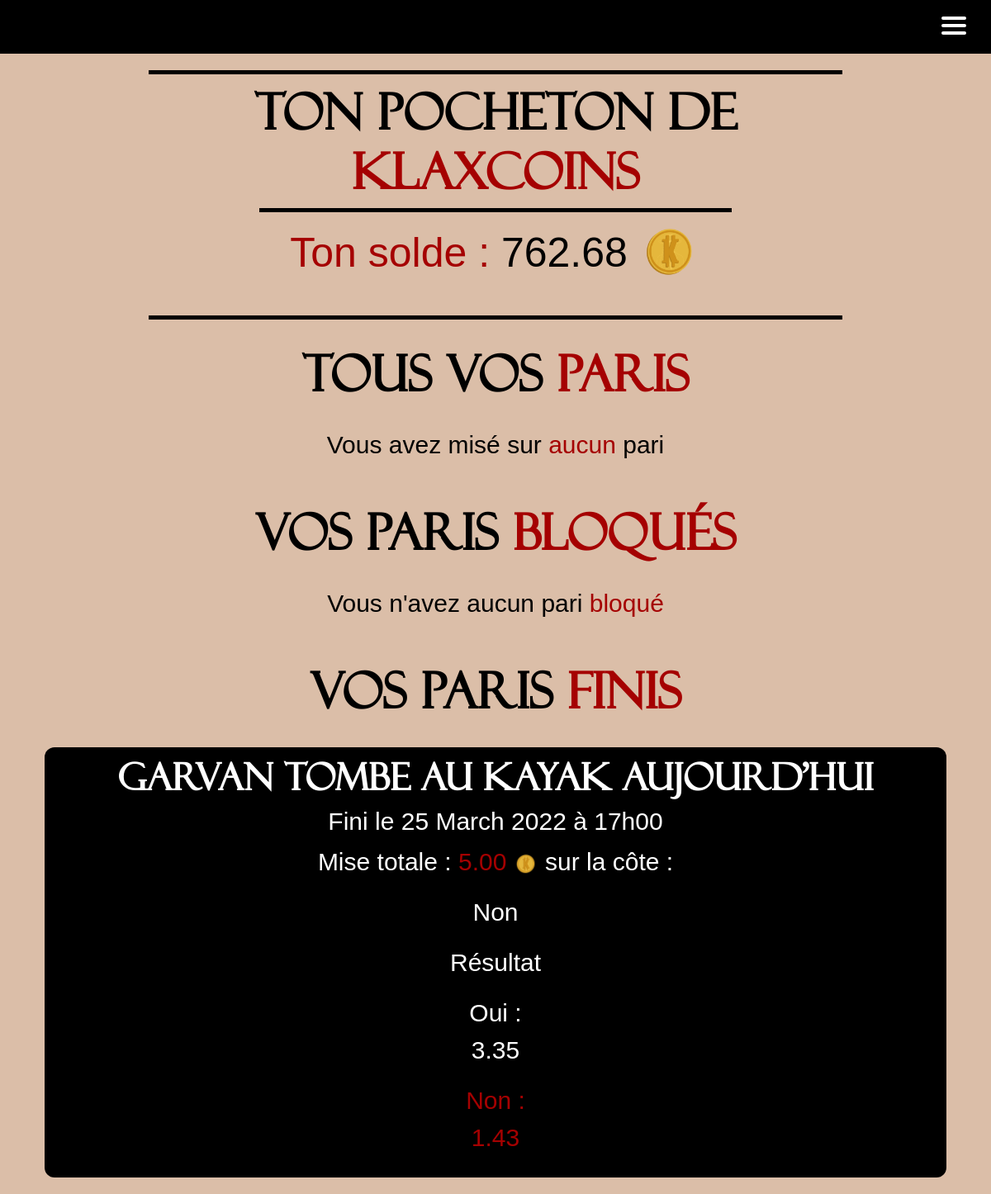
The app's page /home_betKlax/myBets/ (signed in) with its own data.
### main_app/models.py (models this page shows)
class User(AbstractUser):
    id = models.AutoField(primary_key=True, unique=True)
    first_name = models.CharField(max_length=30)
    last_name = models.CharField(max_length=30)
    username = models.CharField(max_length=20, unique=True)
    email = models.EmailField(unique=True, default="@enssat.fr")
    SECTOR = (
        ('INFO', 'Informatique'),
        ('PHOT', 'Photonique'),
        ('SNUM', 'Systèmes numériques'),
        ('IMR', 'IMR')
    )
    sector = models.CharField(max_length=4, choices=SECTOR, blank=True, help_text='Donne moi ta filière bro')
    created = models.DateTimeField(auto_now_add=True)
    updated = models.DateTimeField(auto_now=True)
    klax_coins = models.DecimalField(max_digits=12, decimal_places=2, default=100.00)
    activate = models.BooleanField(default=False)
    from_list = models.BooleanField(default=False)
    USERNAME_FIELD = 'email'
    REQUIRED_FIELDS = ['username']

class StoreBets(models.Model):
    bet_id = models.ForeignKey('Bets', on_delete=models.CASCADE)
    user_id = models.ForeignKey('User', on_delete=models.CASCADE)
    RESULT = (
        ('W', 'Win'),
        ('L', 'Lose')
    )
    result = models.CharField(max_length=1, choices=RESULT, blank=True, help_text='Which result for the bet')
    gains = models.DecimalField(max_digits=12, decimal_places=2, default=1.00)
    created = models.DateTimeField(auto_now_add=True)
    bet_rate = models.DecimalField(max_digits=4, decimal_places=2, default=1.00)
    blocked_bet = models.BooleanField(default=False)
    closed_bet = models.BooleanField(default=False)
    final_result = models.CharField(max_length=1, choices=RESULT, blank=False)

class Bets(models.Model):
    id = models.AutoField(primary_key=True, unique=True)
    bet_name = models.CharField(max_length=256, unique=True)
    win_rate = models.DecimalField(max_digits=4, decimal_places=2, default=2.00)
    win_vote = models.IntegerField(default=0)
    win_gains = models.DecimalField(max_digits=12, decimal_places=2, default=1.00)
    win_name = models.CharField(max_length=128, null=False, default="Oui")
    lose_rate = models.DecimalField(max_digits=4, decimal_places=2, default=2.00)
    lose_vote = models.IntegerField(default=0)
    lose_gains = models.DecimalField(max_digits=12, decimal_places=2, default=1.00)
    lose_name = models.CharField(max_length=128, null=False, default="Non")
    created = models.DateTimeField(auto_now_add=True)
    ended = models.DateTimeField(help_text='YYYY-MM-DD HH:MM:SS')
    visible = models.BooleanField(default=False)
    closed_bet = models.BooleanField(default=False)
    RESULT = (
        ('W', 'Win'),
        ('L', 'Lose')
    )
    result = models.CharField(max_length=1, choices=RESULT, blank=False)

### main_app/views.py (the view)
# urls.py: path("home_betKlax/myBets/", views.myBets, name="myBets"),
def myBets(request):
    try:
        finalizedBets = StoreBets.objects.filter(user_id_id=request.user.id, blocked_bet=True, closed_bet=False)
    except User.DoesNotExist:
        finalizedBets = None
    try:
        mybets = StoreBets.objects.filter(user_id_id=request.user.id, blocked_bet=False, closed_bet=False)
    except StoreBets.DoesNotExist:
        mybets = None
    try:
        user = User.objects.get(pk=request.user.id)
    except User.DoesNotExist:
        user = None
    try:
        myEndedBets = StoreBets.objects.filter(user_id_id=request.user.id, blocked_bet=True, closed_bet=True)
    except StoreBets.DoesNotExist:
        myEndedBets = None
    if user is not None:
        return render(request, 'bets/myBetKlax.html',
                      {'mybets': mybets, 'finalizedBets': finalizedBets, 'user': user, 'myEndedBets': myEndedBets})

### templates/bets/myBetKlax.html (shortened to what this page needs)
{% extends 'main.html' %}
{% block content %}
{% load static %}
{% load bootstrap5 %}
{% bootstrap_css %}
{% include 'nav.html' %}
{% if user %}
    <div class="container-fluid" id="wallet">
        <h1>Ton pocheton de <span>Klaxcoins</span></h1>
          {% if user.klax_coins > 0 %}
              <div>
                  <p><span>Ton solde : </span>{{ user.klax_coins }} <img class="img-fluid" height="75" width="75" src="{% static 'klax_or.png' %}" alt=""/></p>
              </div>
          {% else %}
              <div>
                <p><span>Time to soudoyer</span> car là tu n'as aucun <span id="yellow-span">klaxcoin</span> à parier (tema la bete de phrase)</p>
              </div>
          {% endif %}
    </div>
    <div class="container" id="betklax-pages">
        <h1 style="text-align: center; margin-top:20px">Tous vos <span>paris</span></h1><br>
        {% if mybets %}
            {%  for bet in mybets %}
                <div class="div-du-bet">
                    <h3>{{ bet.bet_id.bet_name }}</h3>
                    <h5>Fini le {{bet.bet_id.ended | date:"d"}} {{bet.bet_id.ended  | date:"F"}} {{bet.bet_id.ended  | date:"o"}} à {{bet.bet_id.ended | date:"H"}}h{{bet.bet_id.ended | date:"i"}}</h5>
                    <p>Mise totale : <span>{{ bet.gains }}</span> <img class="img-fluid" height="30" width="30" src="{% static 'klax_or.png' %}" alt=""/></p>
                    {% if bet.result == 'W' %}
                            <p>Sur la côte {{ bet.bet_id.win_name }} : <br> <span>{{ bet.bet_id.win_rate }}</span> </p>
                    {% else %}
                            <p>Sur la côte {{ bet.bet_id.lose_name }} : <br>    <span>{{ bet.bet_id.lose_rate }}</span> </p>
                    {% endif %}
                    <label for="mise"></label><input style="font-size: 20px; font-family: 'samuel', sans-serif;" placeholder="15" type="number" id="mise{{ bet.bet_id.id }}">
                    <br>
                    <a class="btn btn--main" id="btn-href-{{ bet.bet_id.id }}" href="{% url "addGains" id_bet=bet.bet_id.id gains=0 %}" onclick="addGains(this.id)" style="font-size: 25px; font-family: 'samuel', sans-serif; color:black; background-color: yellow; margin-bottom:10px; margin-top: 5px">
                        Ajouter des Klaxcoins sur le pari
                    </a>
                    <br>
                    {% if bet.result == 'W' %}
                        <a class="btn btn--main" style="font-size: 25px; font-family: 'samuel', sans-serif; background-color:rgb(165, 1, 1); color:white" href="{% url "finalizeBet" id_bet=bet.bet_id.id %}" id="finalizeBet{{ bet.bet_id.id }}">
                            Bloquer la cote à {{ bet.bet_id.win_rate }}
                        </a>
                    {% else %}
                        <a class="btn btn--main" style="font-size: 25px; font-family: 'samuel', sans-serif; background-color:rgb(165, 1, 1); color:white" href="{% url "finalizeBet" id_bet=bet.bet_id.id %}" id="finalizeBet{{ bet.bet_id.id }}">
                            Bloquer la cote à {{ bet.bet_id.lose_rate }}
                        </a>
                    {% endif %}
                </div>
            {% endfor %}
        {% else %}
            <h5 style="text-align: center;">Vous avez misé sur <span>aucun</span> pari</h5>
        {% endif %}
        <br>
        <h1 style="text-align: center; margin-top:20px"> Vos paris <span>bloqués</span> </h1> <br>
        <div class="container">
            {% if finalizedBets %}
                {% for bet in finalizedBets %}
                    <div class="div-du-bet">
                        <h3>{{ bet.bet_id.bet_name }}</h3>
                        <h5>Fini le {{bet.bet_id.ended | date:"d"}} {{bet.bet_id.ended  | date:"F"}} {{bet.bet_id.ended  | date:"o"}} à {{bet.bet_id.ended | date:"H"}}h{{bet.bet_id.ended | date:"i"}}</h5>
                        <p>Mise totale : <span>{{ bet.gains }} </span> <img class="img-fluid" height="30" width="30" src="{% static 'klax_or.png' %}" alt=""/></p>
                        {% if bet.result == 'W' %}
                                <p>Sur la côte {{ bet.bet_id.win_name }} : <br> <span>{{ bet.bet_rate }}</span> </p>
                        {% else %}
                                <p>Sur la côte {{ bet.bet_id.lose_name }} : <br> <span>{{ bet.bet_rate }}</span> </p>
                        {% endif %}
                    </div>
                {% endfor %}
            {% else %}
                <h5 style="text-align: center;">Vous n'avez aucun pari <span>bloqué</span></h5>
            {% endif %}
        </div>
        <br>
        <h1 style="text-align: center; margin-top:20px"> Vos paris <span>finis</span> </h1> <br>
        <div class="container">
            {% if myEndedBets %}
                {% for bet in myEndedBets %}
                    <div class="div-du-bet">
                        <h3>{{ bet.bet_id.bet_name }}</h3>
                        <h5>Fini le {{bet.bet_id.ended | date:"d"}} {{bet.bet_id.ended  | date:"F"}} {{bet.bet_id.ended  | date:"o"}} à {{bet.bet_id.ended | date:"H"}}h{{bet.bet_id.ended | date:"i"}}</h5>
                        <p>Mise totale : <span>{{ bet.gains }} </span> <img class="img-fluid" height="30" width="30" src="{% static 'klax_or.png' %}" alt=""/> sur la côte :</p>
                        {% if bet.result == 'W' %}
                            <p>{{ bet.bet_id.win_name }}</p>
                        {% else %}
                            <p>{{ bet.bet_id.lose_name }}</p>
                        {% endif %}
                        {% if not bet.final_result %}
                            <p>En attente des résultats</p>
                            {% if bet.result == 'W' %}
                                <p>Sur la côte {{ bet.bet_id.win_name }} : <br> <span>{{ bet.bet_rate }}</span> </p>
                            {% else %}
                                <p>Sur la côte {{ bet.bet_id.lose_name }} : <br> <span>{{ bet.bet_rate }}</span> </p>
                            {% endif %}
                        {% else %}
                            <p>Résultat</p>
                            {% if bet.bet_id.result == 'W' %}
                                <p><span>{{ bet.bet_id.win_name }} : <br> {{ bet.bet_rate }}</span> </p>
                                <p>{{ bet.bet_id.lose_name }} : <br> {{ bet.bet_rate }} </p>
                            {% else %}
                                <p>{{ bet.bet_id.win_name }} : <br> {{ bet.bet_id.win_rate }} </p>
                                <p><span>{{ bet.bet_id.lose_name }} : <br> {{ bet.bet_id.lose_rate }}</span> </p>
                            {% endif %}
                        {% endif %}
                    </div>
                {% endfor %}
            {% else %}
                <h5 style="text-align: center;">Vous n'avez aucun bet <span>terminé</span></h5>
            {% endif %}
        </div>
    </div>
{% endif %}
{% endblock %}

### static/styles/style.css (style rules this page uses)
body { background-color: #dbbea8; color: black; }
* { cursor:url(https://i.ibb.co/2Whsx1h/klaxicon-5.png) 25 15, auto; }
#wallet { font-size: 60px; text-align: center; color: black; font-weight:normal; font-style:normal; padding-top: 10px; padding-bottom: 10px; margin: 20px auto 30px; width: 70%; border-top: 5px solid black; border-bottom: 5px solid black; }
#wallet h1 { font-size: 60px; text-align: center; font-family: 'Felixti', Arial, sans-serif; font-weight: bold; }
#wallet p { font-size: 50px; text-align: center; font-family: 'LinBiolinum', Arial, sans-serif; color: black; font-weight:normal; margin-bottom: 10px; font-style:normal; padding-top: 10px; padding-bottom: 10px; margin-left: auto; margin-right: auto; width: 70%; border-top: 5px solid black; }
#wallet span { color: rgb(165, 1, 1); }
#wallet img { margin-bottom: 10px; }
#betklax-pages { margin-top: 20px; }
#betklax-pages h1 { font-size: 60px; text-align: center; font-family: 'Felixti', Arial, sans-serif; font-weight: bold; }
#betklax-pages h3 { font-size: 45px; text-align: center; font-family: 'Felixti', Arial, sans-serif; font-weight: bold; }
#betklax-pages h5 { font-size: 30px; text-align: center; font-family: 'LinBiolinum', Arial, sans-serif; }
#betklax-pages p { font-size: 30px; text-align: center; font-family: 'LinBiolinum', sans-serif; }
#betklax-pages span { color: rgb(165, 1, 1); }
.div-du-bet { text-align: center; background-color: black; padding: 10px; border-radius: 12px; justify-content: center; margin-bottom: 20px; color:white; }
.div-du-bet h3 { font-size: 25px; }

### records on screen
User: klax_coins "762.68"
StoreBets: bet_id.bet_name "Garvan tombe au kayak aujourd'hui", bet_id.ended "25", bet_id.ended "March", bet_id.ended "2022", bet_id.ended "17", bet_id.ended "00", gains "5.00", bet_id.lose_name "Non", bet_id.win_name "Oui", bet_id.win_rate "3.35", bet_id.lose_rate "1.43"
